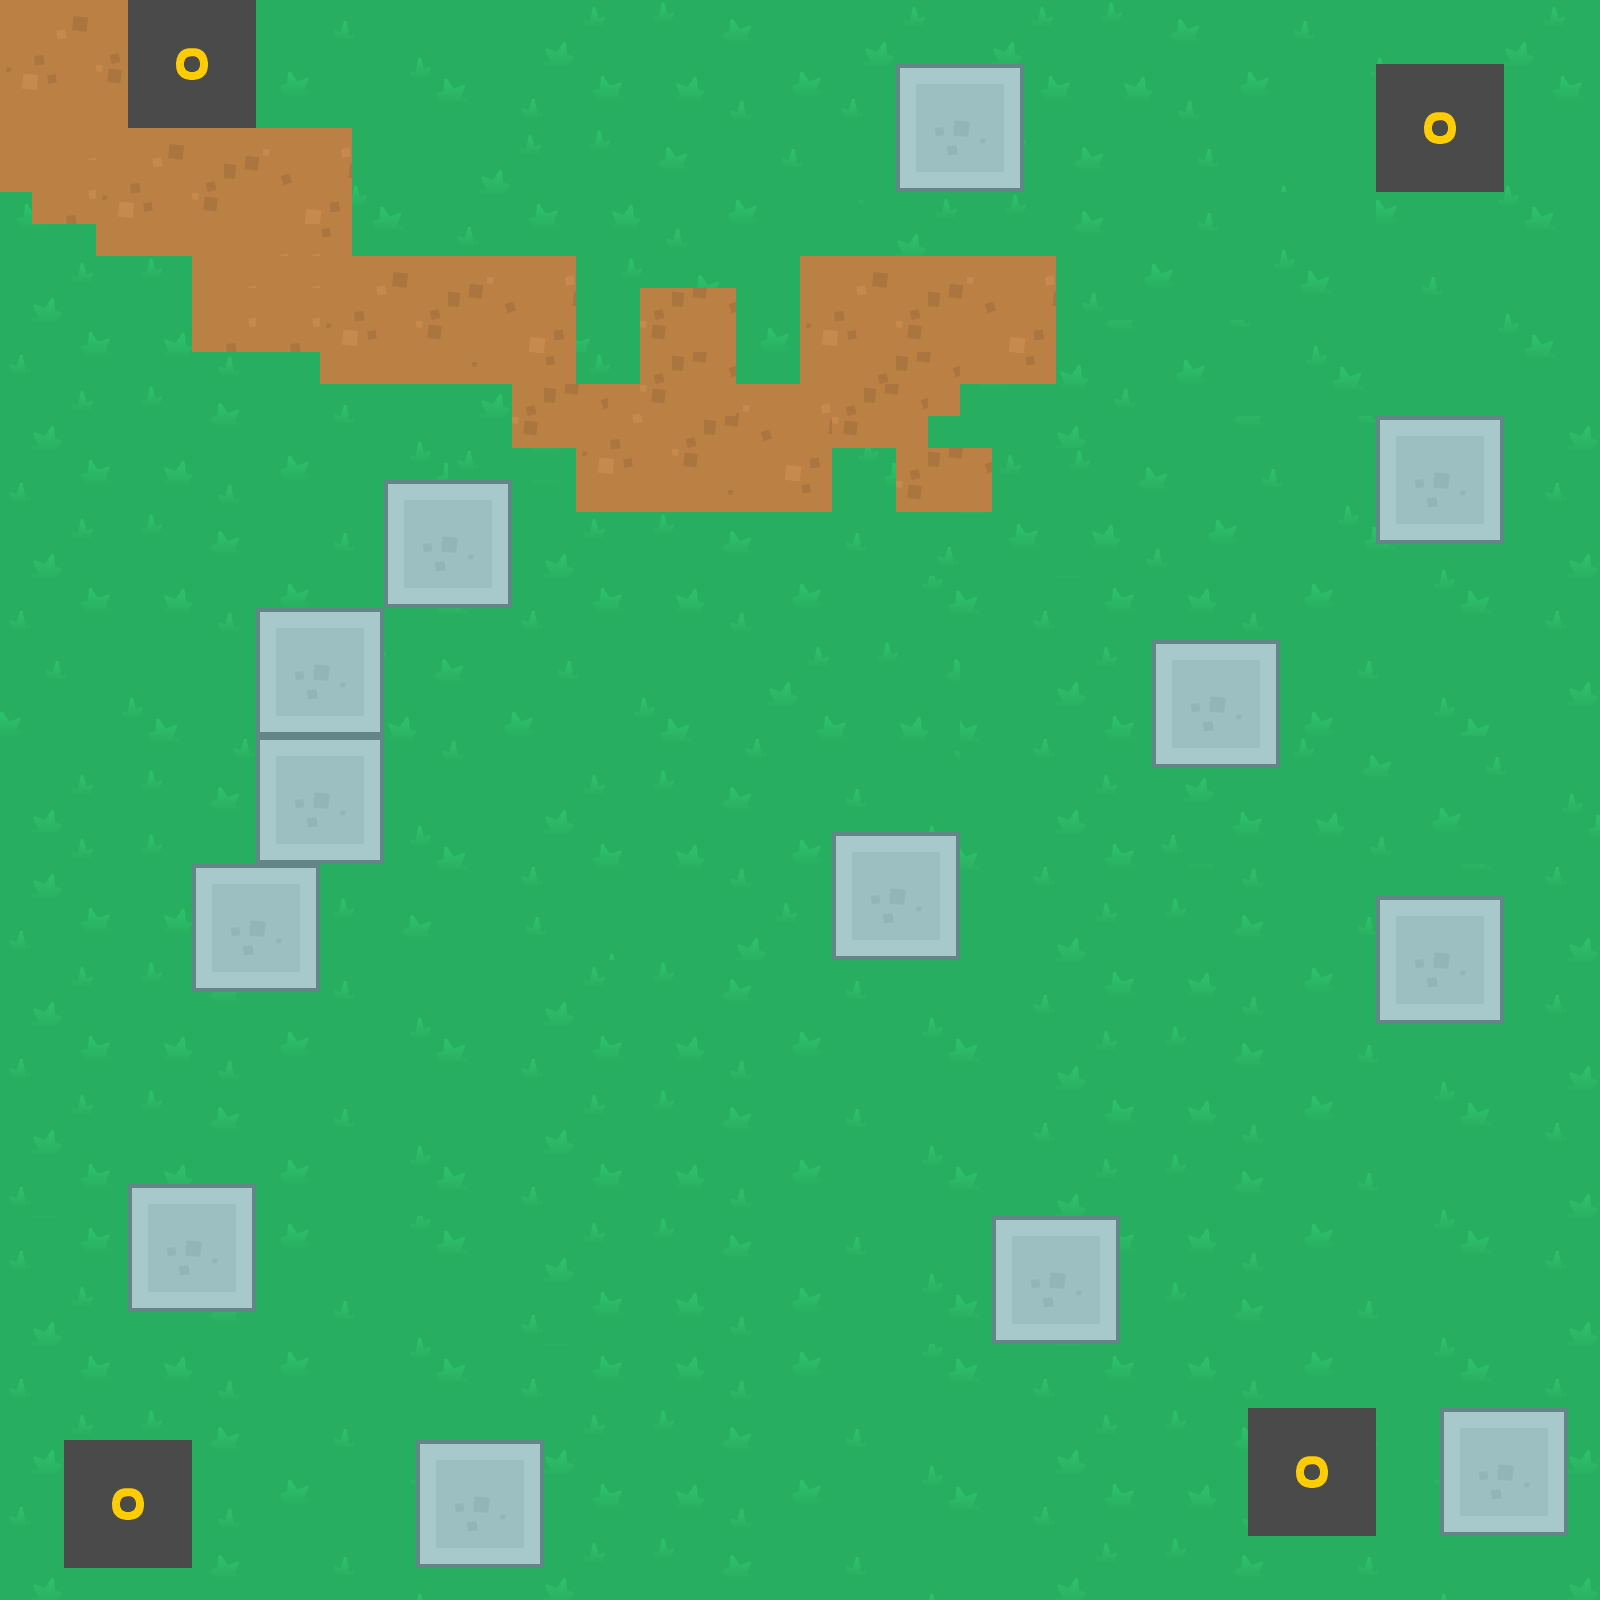

The image is a tile-based game level rendered from a .tmx file. Its description and source (layers, tilesets, objects; grid data summarised) follow:
An orthogonal 50x50 tile map with 32x32 px tiles, 1 tile layer (Suelo) and 16 objects (12x Pared, 4x Punto).

<map version="1.2" tiledversion="1.3.0" orientation="orthogonal" renderorder="right-down" compressionlevel="0" width="50" height="50" tilewidth="32" tileheight="32" infinite="0" nextlayerid="3" nextobjectid="19">
 <tileset firstgid="1" source="patrones.tsx" />
 <layer id="1" name="Suelo" width="50" height="50">
  <data>[2500 cells, 2500 non-empty, 128 distinct tile ids]</data>
 </layer>
 <objectgroup id="2" name="Borrador">
  <object id="1" name="Pared" x="386" y="480" width="126" height="126" />
  <object id="2" name="Pared" x="258" y="609.5" width="126" height="252" />
  <object id="3" name="Pared" x="191.5" y="864" width="126" height="126" />
  <object id="4" name="Pared" x="833" y="832.333" width="126" height="126" />
  <object id="5" name="Pared" x="423" y="1443" width="126" height="126" />
  <object id="6" name="Pared" x="129" y="1189" width="126" height="126" />
  <object id="7" name="Pared" x="997" y="1217" width="126" height="126" />
  <object id="8" name="Pared" x="1439" y="1409" width="126" height="126" />
  <object id="9" name="Pared" x="1377" y="899" width="126" height="126" />
  <object id="10" name="Pared" x="1153" y="643" width="126" height="126" />
  <object id="11" name="Pared" x="897" y="67" width="126" height="126" />
  <object id="12" name="Pared" x="1377" y="417" width="126" height="126" />
  <object id="13" name="Punto" x="193.939" y="78.7879">
   <point />
  </object>
  <object id="14" name="Punto" x="1427.27" y="127.273">
   <point />
  </object>
  <object id="15" name="Punto" x="127.273" y="1490.91">
   <point />
  </object>
  <object id="16" name="Punto" x="1303.03" y="1487.88">
   <point />
  </object>
 </objectgroup>
</map>
